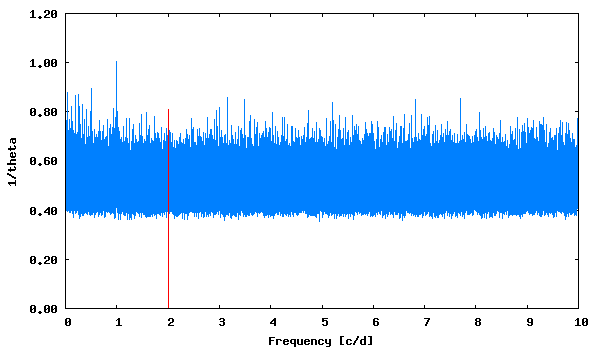

gnuplot code for this plot:
set term png size 600,350 medium
set colors classic
set output "phase_lc_10.lk.png"
set xlabel "Frequency [c/d]"
set ylabel "1/theta"
set format y "%5.2f"
plot [] "lk.periodogram" using 1:2 with lines linecolor 3 title "", "<echo '2.005745  0.81'" with impulses linecolor 1 title ""
 
